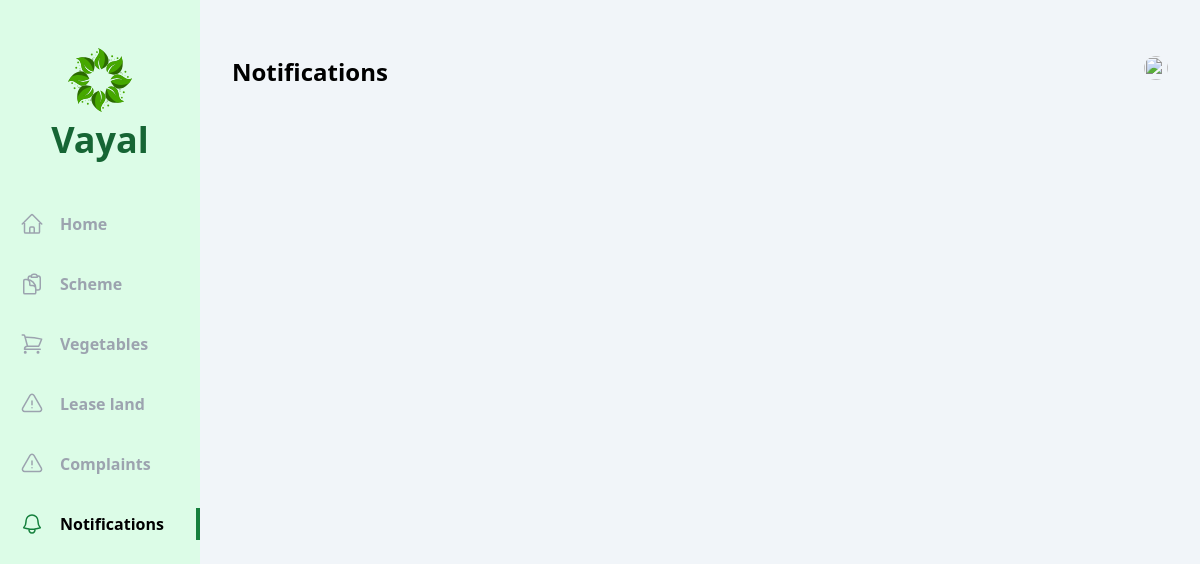
The page /user/notification/ on the database as committed earlier.
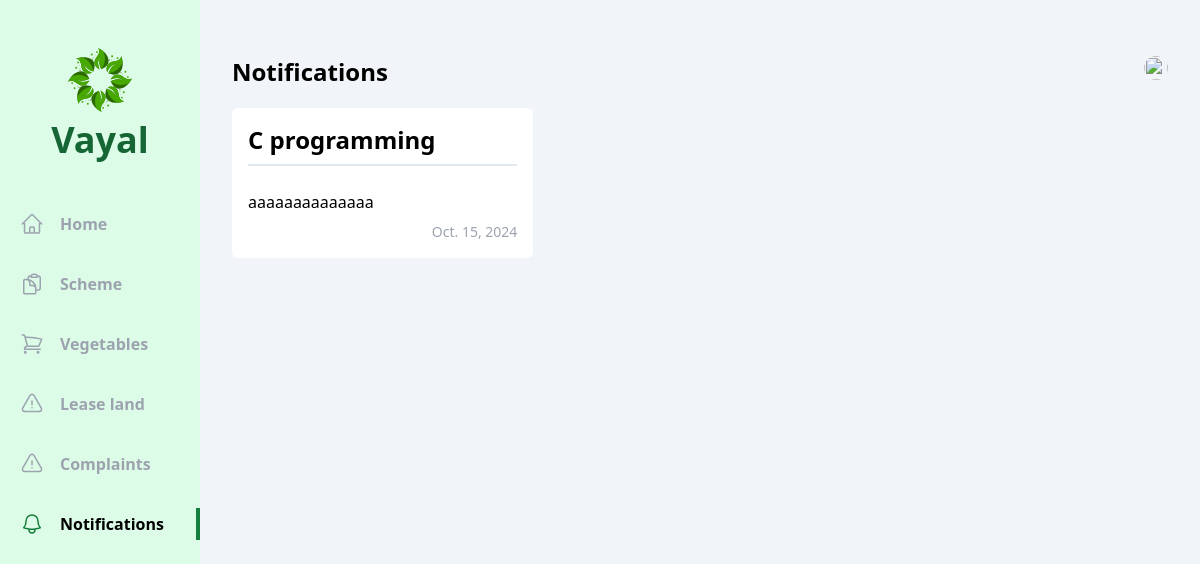
The same page on the database as committed later.
### officer/models.py (models this page shows, shortened)
class Notification(models.Model):
    vayal_user = models.ForeignKey(Vayal_User,null=True, on_delete=models.CASCADE)
    title = models.CharField(max_length=150)
    description = models.TextField()
    date = models.DateField()
    published = models.BooleanField(default=False)

### vayal_user/views/notification.py (the view)
# urls.py: path('notification/',notification.index, name='notification'),
def index(request):
    notifications = Notification.objects.filter(published=True)
    return render(request,'vayal_user/notification/index.html',{'notifications':notifications})

### vayal_user/templates/vayal_user/notification/index.html (shortened to what this page needs)
{% extends 'base.html' %}
{% block content %}
  <div class="flex  bg-slate-100">
    <div class="w-2/12 bg-green-100 flex flex-col items-center pb-10">
        <div class="my-12 flex flex-col gap-2 justify-center items-center">
            <h1 class="text-4xl font-bold text-green-800 ">Vayal</h1>
        </div>
        <ul class="flex flex-col gap-7 w-full font-bold text-gray-400">
                <li class="w-full flex items-center px-5 py-1 gap-4 group hover:text-gray-500 cursor-pointer hover:border-green-700 hover:border-r-4">
                      <a href="{% url 'vayal_user:home' %}">Home</a>
                  </li>
            <li class="w-full flex items-center px-5 py-1 gap-4 group hover:text-gray-500 cursor-pointer hover:border-green-700 hover:border-r-4">
                <a href="{% url 'vayal_user:schemes' %}">Scheme</a>
            </li>
            <li class="w-full flex items-center px-5 py-1 gap-4 group hover:text-gray-500 cursor-pointer hover:border-green-700 hover:border-r-4">
              <a href="{% url 'vayal_user:vegetables' %}">Vegetables</a>
          </li>
          <li class="w-full flex items-center px-5 py-1 gap-4 group hover:text-gray-500 cursor-pointer hover:border-green-700 hover:border-r-4">
              <a href="{% url 'vayal_user:complaints' %}">Lease land</a>
          </li>
          <li class="w-full flex items-center px-5 py-1 gap-4 group hover:text-gray-500 cursor-pointer hover:border-green-700 hover:border-r-4">
              <a href="{% url 'vayal_user:complaints' %}">Complaints</a>
          </li>
          <li class="w-full flex items-center px-5 py-1 gap-4 border-r-4 text-black border-green-700">
              <a href="#">Notifications</a>
          </li>
        </ul>
      </div>
      <div class="w-10/12 h-screen overflow-y-auto px-8 py-14">
        <div class="flex justify-between mb-5">
            <h1 class="text-2xl font-bold">Notifications</h1>
            <div class="relative">
                <img id="profile" src="/uploads/{{student.image}}" class="h-6 w-6 rounded-full cursor-pointer" alt="">
            </div>
        </div>
        <div class="grid grid-cols-3 gap-x-4 gap-y-8">
            {% for notification in notifications %}
                <div class="flex flex-col bg-white p-4 rounded-md gap-2">
                    <span class="text-2xl font-bold mb-4 pb-2 border-b-2 border-slate-200">{{ notification.title }}</span>
                    <span>{{ notification.description }}</span>
                    <div class="flex justify-end">
                        <span class="text-sm text-gray-400">{{ notification.date }}</span>
                    </div>
                </div>
            {% endfor %}
        </div>
    </div>
{% endblock content %}

Rows that differ between the two databases and show on the page:
added Notification: title "C programming", description "aaaaaaaaaaaaaa", date "Oct. 15, 2024"
